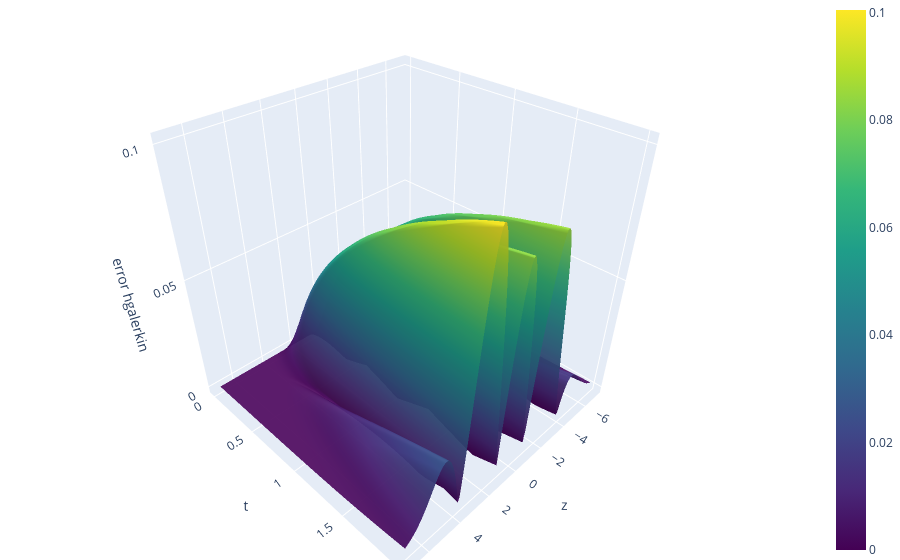

The code cell stored with this chart in its notebook:
### Code cell
plot_sim_result(z_vals, t_vals, np.abs(X_tr-X_hgal), 'error hgalerkin')

### Figure 1 — Plotly figure (JSON) as saved in the notebook; plotly's stock layout.template omitted (floating-point values rounded to 4 significant figures; data arrays with more than 128 entries replaced by an {"elided": "..."} marker saying what was removed)
{"data": [{"colorscale": [[0, "#440154"], [0.1111, "#482878"], [0.2222, "#3e4989"], [0.3333, "#31688e"], [0.4444, "#26828e"], [0.5556, "#1f9e89"], [0.6667, "#35b779"], [0.7778, "#6ece58"], [0.8889, "#b5de2b"], [1, "#fde725"]], "contours": {"z": {"highlight": false, "usecolormap": true}}, "opacity": 0.95, "type": "surface", "x": {"elided": "141 float values"}, "y": [0.0, 0.05, 0.1, 0.15, 0.2, 0.25, 0.3, 0.35, 0.4, 0.45, 0.5, 0.55, 0.6, 0.65, 0.7, 0.75, 0.8, 0.85, 0.9, 0.95, 1.0, 1.05, 1.1, 1.15, 1.2, 1.25, 1.3, 1.35, 1.4, 1.45, 1.5, 1.55, 1.6, 1.65, 1.7, 1.75, 1.8, 1.85, 1.9, 1.95, 2.0], "z": {"elided": "41x141 float values"}}], "layout": {"autosize": true, "margin": {"b": 0, "l": 0, "r": 0, "t": 0}, "scene": {"xaxis": {"title": {"text": "z"}}, "yaxis": {"title": {"text": "t"}}, "zaxis": {"title": {"text": "error hgalerkin"}}}}}
